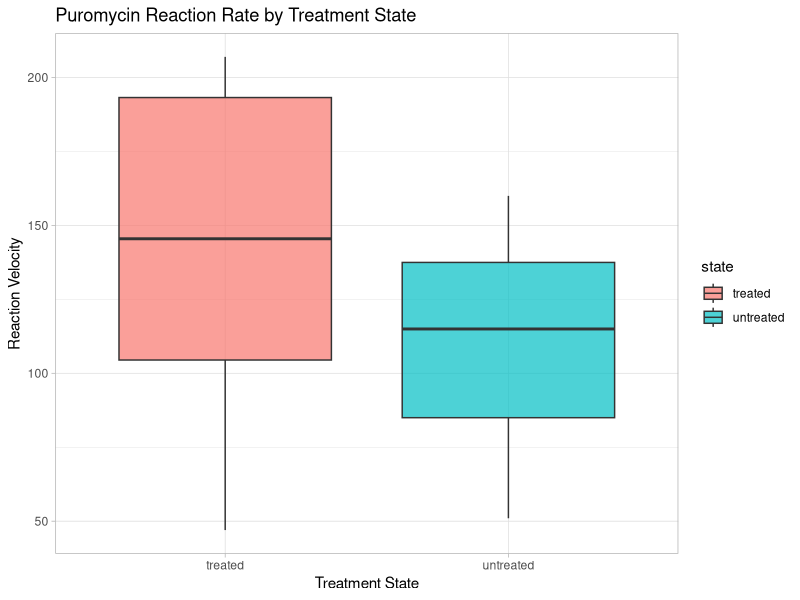
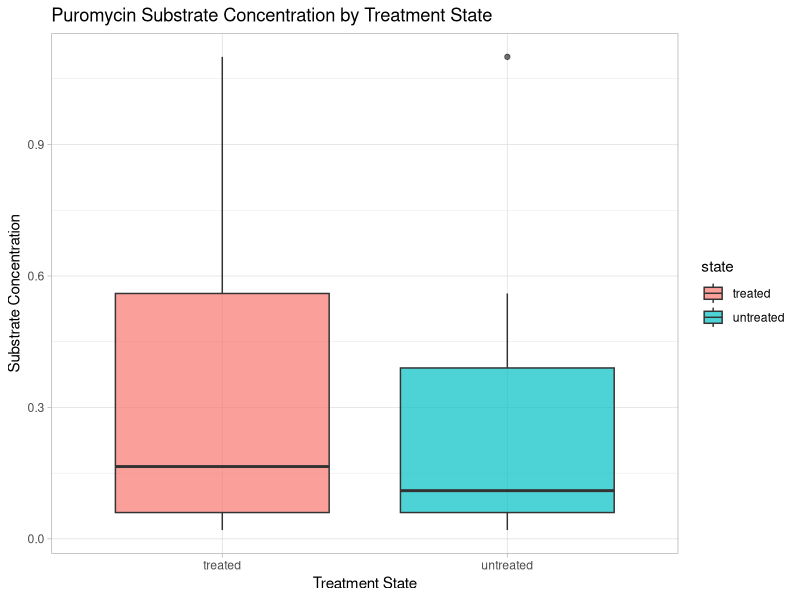
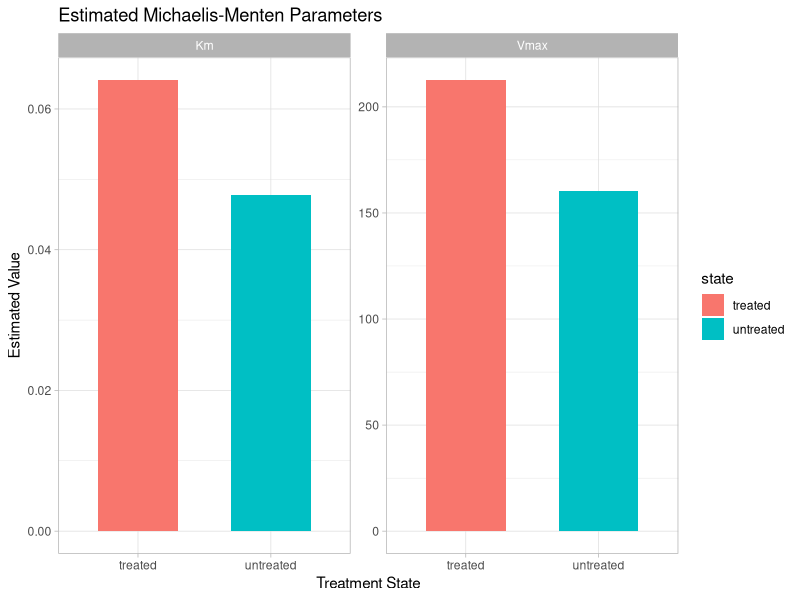
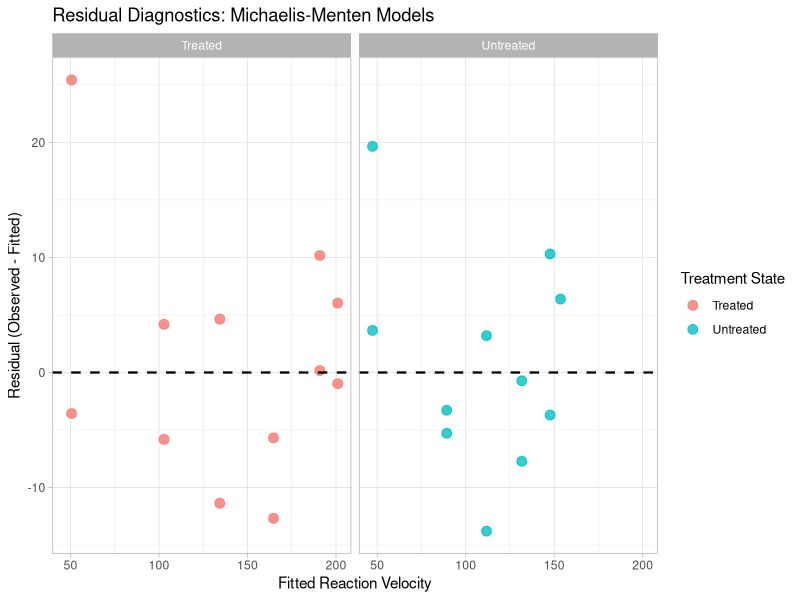
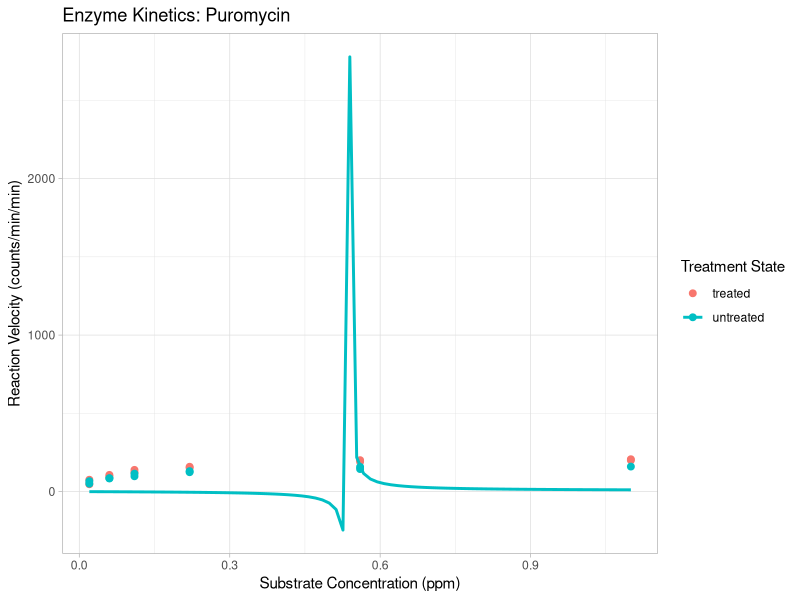
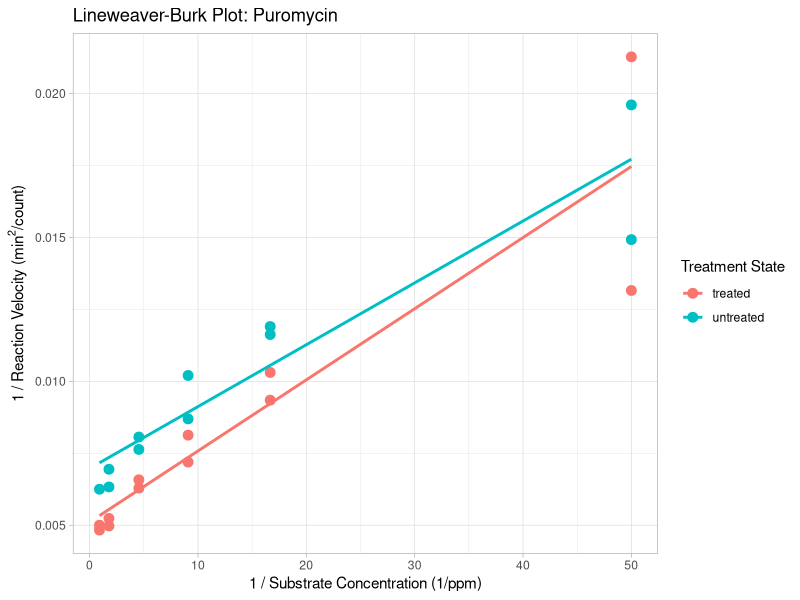
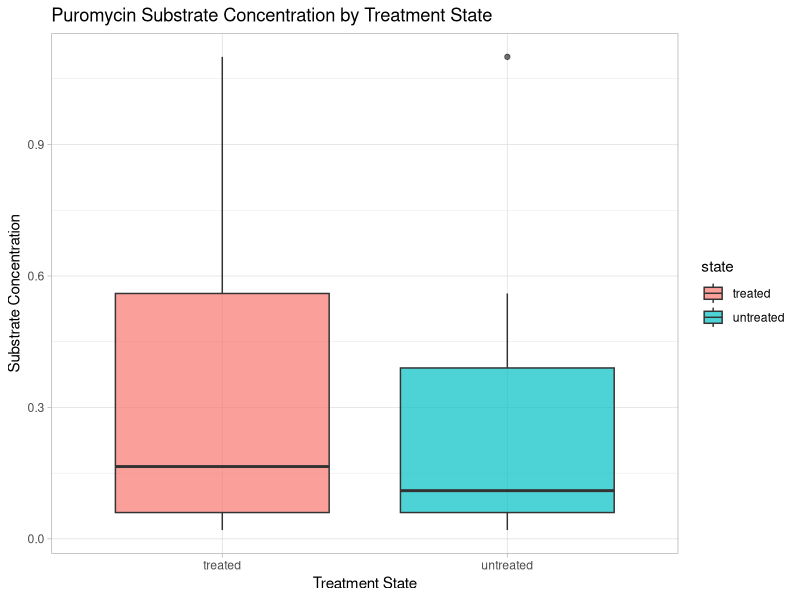
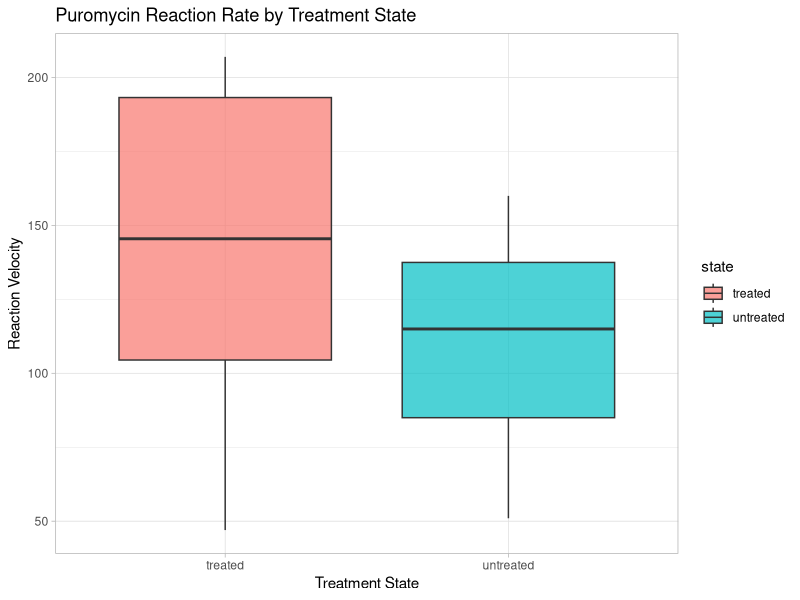

The R script that drew these images, in order:
# Enzyme Kinetics Analysis: Puromycin

# 1. Installation & Setup

install.packages(c("ggplot2", "dplyr", "tibble"))
library(ggplot2)
library(dplyr)
library(tibble)

# Load built-in dataset
data("Puromycin")

# 2. Michaelis-Menten Plot (Nonlinear Regression)
plot_mm <- ggplot(data = Puromycin, mapping = aes(x = conc, y = rate, color = state)) +
geom_point(size = 2) + geom_smooth(method = "nls", formula = y ~ (Vmax * x) / (Km + x), 
start = list(Vmax = 200, Km = 0.1), se = FALSE) + theme_light() + labs(title = "Enzyme Kinetics: Puromycin", 
x = "Substrate Concentration (ppm)", y = "Reaction Velocity (counts/min/min)", color = "Treatment State")

# Save Michaelis-Menten plot
ggsave("puromycin_michaelis_menten.png", plot = plot_mm, width = 7, height = 5, dpi = 300)

# 3. Lineweaver-Burk Plot
plot_lb <- ggplot(Puromycin,aes(x = 1 / conc, y = 1 / rate, color = state)) + geom_point(size = 3) + geom_smooth(method = "lm", se = FALSE) + theme_light() + 
labs( title = "Lineweaver-Burk Plot: Puromycin", x = "1 / Substrate Concentration (1/ppm)", y = expression("1 / Reaction Velocity (min"^2*"/count)"), 
color = "Treatment State")
# Save Lineweaver-Burk plot
ggsave("puromycin_lineweaver_burk.png", plot = plot_lb, width = 7, height = 5, dpi = 300)

# 4. Descriptive Statistical Summary
# Calculate Means and Standard Deviations
untreated_mean <- Puromycin %>% filter(state == "untreated") %>% pull(conc) %>% mean(na.rm = TRUE)
untreated_sd <- Puromycin %>% filter(state == "untreated") %>% pull(conc) %>% sd(na.rm = TRUE)

treated_mean <- Puromycin %>% filter(state == "treated") %>% pull(conc) %>% mean(na.rm = TRUE)
treated_sd <- Puromycin %>% filter(state == "treated") %>% pull(conc) %>% sd(na.rm = TRUE)

untreated_mean_rate <- Puromycin %>% filter(state == "untreated") %>% pull(rate) %>% mean(na.rm = TRUE)
untreated_sd_rate <- Puromycin %>% filter(state == "untreated") %>% pull(rate) %>% sd(na.rm = TRUE)

treated_mean_rate <- Puromycin %>% filter(state == "treated") %>% pull(rate) %>% mean(na.rm = TRUE)
treated_sd_rate <- Puromycin %>% filter(state == "treated") %>% pull(rate) %>% sd(na.rm = TRUE)

# 5. Boxplot for Rate & Concentration
plot_conc_box <- ggplot(Puromycin, aes(x = state, y = conc, fill = state)) + geom_boxplot(alpha = 0.7) + 
theme_light() + labs(title = "Puromycin Substrate Concentration by Treatment State", x = "Treatment State", y = "Substrate Concentration")

ggsave("puromycin_conc_boxplot.png", plot = plot_conc_box, width = 7, height = 5, dpi = 300)

plot_rate_box <- ggplot(Puromycin, aes(x = state, y = rate, fill = state)) + geom_boxplot(alpha = 0.7) + theme_light() + 
labs(title = "Puromycin Reaction Rate by Treatment State", x = "Treatment State",y = "Reaction Velocity")

ggsave("puromycin_rate_boxplot.png", plot = plot_rate_box, width = 7, height = 5, dpi = 300)

plot_rate_box
plot_conc_box

# 6. Estimate Vmax and Km
treated_model <- nls(rate ~ (Vmax * conc) / (Km + conc), data = filter(Puromycin, state == "treated"), start = list(Vmax = 200, Km = 0.1))
untreated_model <- nls(rate ~ (Vmax * conc) / (Km + conc), data = filter(Puromycin, state == "untreated"), start = list(Vmax = 200, Km = 0.1))

# 95% confidence intervals for Vmax and Km
treated_ci <- confint(treated_model)
untreated_ci <- confint(untreated_model)

cat("\nTreated parameter confidence intervals:\n")
print(treated_ci)

cat("\nUntreated parameter confidence intervals:\n")
print(untreated_ci)

# Extract parameter estimates
treated_params <- coef(treated_model)
untreated_params <- coef(untreated_model)

treated_Km <- treated_params["Km"]
treated_Vmax <- treated_params["Vmax"]

untreated_Km <- untreated_params["Km"]
untreated_Vmax <- untreated_params["Vmax"]

cat("Untreated Km:", untreated_Km, "\n")
cat("Untreated Vmax:", untreated_Vmax, "\n")
cat("Treated Km:", treated_Km, "\n")
cat("Treated Vmax:", treated_Vmax, "\n")

# Create parameter comparison table
parameter_df <- tibble(state = c("treated", "untreated", "treated", "untreated"), parameter = c("Vmax", "Vmax", "Km", "Km"), value = c(treated_Vmax,
untreated_Vmax,treated_Km,untreated_Km))

# Plot parameter estimates
plot_parameters <- ggplot(parameter_df, aes(x = state, y = value, fill = state)) +
geom_col(width = 0.6) + facet_wrap(~parameter, scales = "free_y") + theme_light() + 
labs(title = "Estimated Michaelis-Menten Parameters", x = "Treatment State", y = "Estimated Value")

print(plot_parameters)

ggsave("puromycin_vmax_km_parameters.png", plot = plot_parameters, width = 7, height = 5, dpi = 300)

# 7. Residual Diagnostics
residual_df <- bind_rows(data.frame(fitted = fitted(treated_model), residuals = residuals(treated_model),
state = "Treated"), data.frame(fitted = fitted(untreated_model), residuals = residuals(untreated_model), state = "Untreated"))

plot_residuals <- ggplot(residual_df, aes(x = fitted, y = residuals, color = state)) + geom_point(size = 3, alpha = 0.8) + 
geom_hline(yintercept = 0, linetype = "dashed", linewidth = 0.8) + facet_wrap(~state) + theme_light() + labs(title = "Residual Diagnostics: Michaelis-Menten Models",
x = "Fitted Reaction Velocity", y = "Residual (Observed - Fitted)", color = "Treatment State")

print(plot_residuals)

ggsave("puromycin_residuals.png", plot = plot_residuals, width = 8, height = 5, dpi = 300)

# 8. Root Mean Square Error

treated_rmse <- sqrt(mean(residuals(treated_model)^2))
untreated_rmse <- sqrt(mean(residuals(untreated_model)^2))

cat("Treated RMSE:", treated_rmse, "\n")
cat("Untreated RMSE:", untreated_rmse, "\n")
